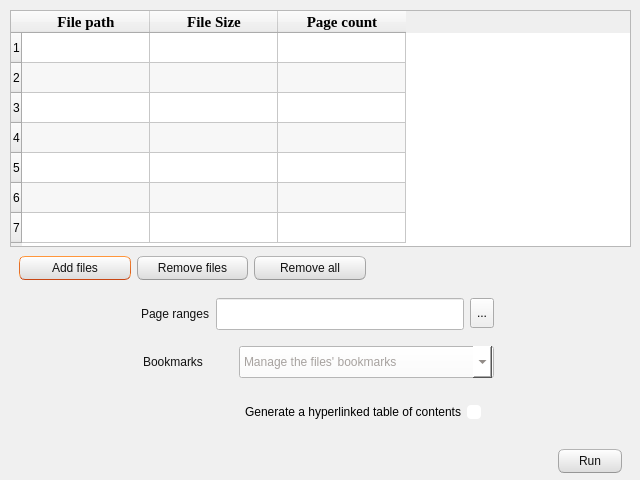
<?xml version="1.0" encoding="UTF-8"?>
<ui version="4.0">
 <class>merge</class>
 <widget class="QDialog" name="merge">
  <property name="geometry">
   <rect>
    <x>0</x>
    <y>0</y>
    <width>640</width>
    <height>480</height>
   </rect>
  </property>
  <property name="minimumSize">
   <size>
    <width>640</width>
    <height>480</height>
   </size>
  </property>
  <property name="maximumSize">
   <size>
    <width>640</width>
    <height>480</height>
   </size>
  </property>
  <property name="baseSize">
   <size>
    <width>640</width>
    <height>480</height>
   </size>
  </property>
  <property name="windowTitle">
   <string>Merge PDF files</string>
  </property>
  <property name="windowIcon">
   <iconset resource="media.qrc">
    <normaloff>:/media/merge.svg</normaloff>:/media/merge.svg</iconset>
  </property>
  <property name="styleSheet">
   <string notr="true">/*
Ubuntu Style Sheet for QT Applications
Author: Jaime A. Quiroga P.
Company: GTRONICK
Last updated: 01/10/2021 (dd/mm/yyyy), 15:18.
Available at: https://github.com/GTRONICK/QSS/blob/master/Ubuntu.qss
*/
QMainWindow {
	background-color:#f0f0f0;
}
QCheckBox {
	padding:2px;
}
QCheckBox:hover {
	border:1px solid rgb(255,150,60);
	border-radius:4px;
	padding: 1px;
	background-color:qlineargradient(spread:pad, x1:0.5, y1:1, x2:0.5, y2:0, stop:0 rgba(190, 90, 50, 50), stop:1 rgba(250, 130, 40, 50));
}
QCheckBox::indicator:checked {
	border:1px solid rgb(246, 134, 86);
	border-radius:4px;
  	background-color:rgb(246, 134, 86)
}
QCheckBox::indicator:unchecked {
	border-width:1px solid rgb(246, 134, 86);
	border-radius:4px;
  	background-color:rgb(255,255,255);
}
QColorDialog {
	background-color:#f0f0f0;
}
QComboBox {
	color:rgb(81,72,65);
	background: #ffffff;
}
QComboBox:editable {
	selection-color:rgb(81,72,65);
	selection-background-color: #ffffff;
}
QComboBox QAbstractItemView {
	selection-color: #ffffff;
	selection-background-color: rgb(246, 134, 86);
}
QComboBox:!editable:on, QComboBox::drop-down:editable:on {
	color:  #1e1d23;	
}
QDateTimeEdit, QDateEdit, QDoubleSpinBox, QFontComboBox {
	color:rgb(81,72,65);
	background-color: #ffffff;
}

QDialog {
	background-color:#f0f0f0;
}

QLabel,QLineEdit {
	color:rgb(17,17,17);
}
QLineEdit {
	background-color:rgb(255,255,255);
	selection-background-color:rgb(236,116,64);
}
QMenuBar {
	color:rgb(223,219,210);
	background-color:rgb(65,64,59);
}
QMenuBar::item {
	padding-top:4px;
	padding-left:4px;
	padding-right:4px;
	color:rgb(223,219,210);
	background-color:rgb(65,64,59);
}
QMenuBar::item:selected {
	color:rgb(255,255,255);
	padding-top:2px;
	padding-left:2px;
	padding-right:2px;
	border-top-width:2px;
	border-left-width:2px;
	border-right-width:2px;
	border-top-right-radius:4px;
	border-top-left-radius:4px;
	border-style:solid;
	background-color:rgb(65,64,59);
	border-top-color: rgb(47,47,44);
	border-right-color: qlineargradient(spread:pad, x1:0, y1:1, x2:1, y2:0, stop:0 rgba(90, 87, 78, 255), stop:1 rgba(47,47,44, 255));
	border-left-color:  qlineargradient(spread:pad, x1:1, y1:0, x2:0, y2:0, stop:0 rgba(90, 87, 78, 255), stop:1 rgba(47,47,44, 255));
}
QMenu {
	color:rgb(223,219,210);
	background-color:rgb(65,64,59);
}
QMenu::item {
	color:rgb(223,219,210);
	padding:4px 10px 4px 20px;
}
QMenu::item:selected {
	color:rgb(255,255,255);
	background-color: qlineargradient(spread:pad, x1:0.5, y1:1, x2:0.5, y2:0, stop:0 rgba(225, 108, 54, 255), stop:1 rgba(246, 134, 86, 255));
	border-style:solid;
	border-width:3px;
	padding:4px 7px 4px 17px;
	border-bottom-color:qlineargradient(spread:pad, x1:0.5, y1:1, x2:0.5, y2:0, stop:0 rgba(175,85,48,255), stop:1 rgba(236,114,67, 255));
	border-top-color:qlineargradient(spread:pad, x1:0.5, y1:1, x2:0.5, y2:0, stop:0 rgba(253,156,113,255), stop:1 rgba(205,90,46, 255));
	border-right-color:qlineargradient(spread:pad, x1:0, y1:0.5, x2:1, y2:0.5, stop:0 rgba(253,156,113,255), stop:1 rgba(205,90,46, 255));
	border-left-color:qlineargradient(spread:pad, x1:1, y1:0.5, x2:0, y2:0.5, stop:0 rgba(253,156,113,255), stop:1 rgba(205,90,46, 255));
}
QPlainTextEdit {
	border: 1px solid transparent;
	color:rgb(17,17,17);
	selection-background-color:rgb(236,116,64);
    background-color: #FFFFFF;
}
QProgressBar {
	text-align: center;
	color: rgb(0, 0, 0);
	border: 1px inset rgb(150,150,150); 
	border-radius: 10px;
	background-color:rgb(221,221,219);
}
QProgressBar::chunk:horizontal {
	background-color: qlineargradient(spread:pad, x1:0.5, y1:1, x2:0.5, y2:0, stop:0 rgba(225, 108, 54, 255), stop:1 rgba(246, 134, 86, 255));
	border:1px solid;
	border-radius:8px;
	border-bottom-color:qlineargradient(spread:pad, x1:0.5, y1:1, x2:0.5, y2:0, stop:0 rgba(175,85,48,255), stop:1 rgba(236,114,67, 255));
	border-top-color:qlineargradient(spread:pad, x1:0.5, y1:1, x2:0.5, y2:0, stop:0 rgba(253,156,113,255), stop:1 rgba(205,90,46, 255));
	border-right-color:qlineargradient(spread:pad, x1:0, y1:0.5, x2:1, y2:0.5, stop:0 rgba(253,156,113,255), stop:1 rgba(205,90,46, 255));
	border-left-color:qlineargradient(spread:pad, x1:1, y1:0.5, x2:0, y2:0.5, stop:0 rgba(253,156,113,255), stop:1 rgba(205,90,46, 255));
}
QPushButton{
	color:rgb(17,17,17);
	border-width: 1px;
	border-radius: 6px;
	border-bottom-color: rgb(150,150,150);
	border-right-color: rgb(165,165,165);
	border-left-color: rgb(165,165,165);
	border-top-color: rgb(180,180,180);
	border-style: solid;
	padding: 4px;
	background-color: qlineargradient(spread:pad, x1:0.5, y1:1, x2:0.5, y2:0, stop:0 rgba(220, 220, 220, 255), stop:1 rgba(255, 255, 255, 255));
}
QPushButton:hover{
	color:rgb(17,17,17);
	border-width: 1px;
	border-radius:6px;
	border-top-color: rgb(255,150,60);
	border-right-color: qlineargradient(spread:pad, x1:0, y1:1, x2:1, y2:0, stop:0 rgba(200, 70, 20, 255), stop:1 rgba(255,150,60, 255));
	border-left-color:  qlineargradient(spread:pad, x1:1, y1:0, x2:0, y2:0, stop:0 rgba(200, 70, 20, 255), stop:1 rgba(255,150,60, 255));
	border-bottom-color: rgb(200,70,20);
	border-style: solid;
	padding: 2px;
	background-color: qlineargradient(spread:pad, x1:0.5, y1:1, x2:0.5, y2:0, stop:0 rgba(220, 220, 220, 255), stop:1 rgba(255, 255, 255, 255));
}
QPushButton:default{
	color:rgb(17,17,17);
	border-width: 1px;
	border-radius:6px;
	border-top-color: rgb(255,150,60);
	border-right-color: qlineargradient(spread:pad, x1:0, y1:1, x2:1, y2:0, stop:0 rgba(200, 70, 20, 255), stop:1 rgba(255,150,60, 255));
	border-left-color:  qlineargradient(spread:pad, x1:1, y1:0, x2:0, y2:0, stop:0 rgba(200, 70, 20, 255), stop:1 rgba(255,150,60, 255));
	border-bottom-color: rgb(200,70,20);
	border-style: solid;
	padding: 2px;
	background-color: qlineargradient(spread:pad, x1:0.5, y1:1, x2:0.5, y2:0, stop:0 rgba(220, 220, 220, 255), stop:1 rgba(255, 255, 255, 255));
}
QPushButton:pressed{
	color:rgb(17,17,17);
	border-width: 1px;
	border-radius: 6px;
	border-width: 1px;
	border-top-color: rgba(255,150,60,200);
	border-right-color: qlineargradient(spread:pad, x1:0, y1:1, x2:1, y2:0, stop:0 rgba(200, 70, 20, 255), stop:1 rgba(255,150,60, 200));
	border-left-color:  qlineargradient(spread:pad, x1:1, y1:0, x2:0, y2:0, stop:0 rgba(200, 70, 20, 255), stop:1 rgba(255,150,60, 200));
	border-bottom-color: rgba(200,70,20,200);
	border-style: solid;
	padding: 2px;
	background-color: qlineargradient(spread:pad, x1:0.5, y1:0, x2:0.5, y2:1, stop:0 rgba(220, 220, 220, 255), stop:1 rgba(255, 255, 255, 255));
}
QPushButton:disabled{
	color:rgb(174,167,159);
	border-width: 1px;
	border-radius: 6px;
	background-color: qlineargradient(spread:pad, x1:0.5, y1:1, x2:0.5, y2:0, stop:0 rgba(200, 200, 200, 255), stop:1 rgba(230, 230, 230, 255));
}
QRadioButton {
	padding: 1px;
}
QRadioButton::indicator:checked {
	height: 10px;
	width: 10px;
	border-style:solid;
	border-radius:5px;
	border-width: 1px;
	border-color: rgba(246, 134, 86, 255);
	color: #a9b7c6;
	background-color:rgba(246, 134, 86, 255);
}
QRadioButton::indicator:!checked {
	height: 10px;
	width: 10px;
	border-style:solid;
	border-radius:5px;
	border-width: 1px;
	border-color: rgb(246, 134, 86);
	color: #a9b7c6;
	background-color: transparent;
}
QScrollArea {
	color: white;
	background-color:#f0f0f0;
}
QSlider::groove {
	border-style: solid;
	border-width: 1px;
	border-color: rgb(207,207,207);
}
QSlider::groove:horizontal {
	height: 5px;
	background: rgb(246, 134, 86);
}
QSlider::groove:vertical {
	width: 5px;
	background: rgb(246, 134, 86);
}
QSlider::handle:horizontal {
	background: rgb(253,253,253);
	border-style: solid;
	border-width: 1px;
	border-color: rgb(207,207,207);
	width: 12px;
	margin: -5px 0;
	border-radius: 7px;
}
QSlider::handle:vertical {
	background: rgb(253,253,253);
	border-style: solid;
	border-width: 1px;
	border-color: rgb(207,207,207);
	height: 12px;
	margin: 0 -5px;
	border-radius: 7px;
}
QSlider::add-page:horizontal, QSlider::add-page:vertical {
 	background: white;
}
QSlider::sub-page:horizontal, QSlider::sub-page:vertical {
	background: rgb(246, 134, 86);
}
QStatusBar, QSpinBox {
	color:rgb(81,72,65);
}
QSpinBox {
	background-color: #ffffff;
}
QScrollBar:horizontal {
	max-height: 20px;
	border: 1px transparent;
	margin: 0px 20px 0px 20px;
}
QScrollBar::handle:horizontal {
	background: rgb(253,253,253);
	border: 1px solid rgb(207,207,207);
	border-radius: 7px;
	min-width: 25px;
}
QScrollBar::handle:horizontal:hover {
	background: rgb(253,253,253);
	border: 1px solid rgb(255,150,60);
	border-radius: 7px;
	min-width: 25px;
}
QScrollBar::add-line:horizontal {
  	border: 1px solid rgb(207,207,207);
  	border-top-right-radius: 7px;
  	border-top-left-radius: 7px;
  	border-bottom-right-radius: 7px;
  	background: rgb(255, 255, 255);
  	width: 20px;
  	subcontrol-position: right;
  	subcontrol-origin: margin;
}
QScrollBar::add-line:horizontal:hover {
  	border: 1px solid rgb(255,150,60);
  	border-top-right-radius: 7px;
  	border-top-left-radius: 7px;
  	border-bottom-right-radius: 7px;
  	background: rgb(255, 255, 255);
  	width: 20px;
  	subcontrol-position: right;
  	subcontrol-origin: margin;
}
QScrollBar::add-line:horizontal:pressed {
  	border: 1px solid grey;
  	border-top-left-radius: 7px;
  	border-top-right-radius: 7px;
  	border-bottom-right-radius: 7px;
  	background: rgb(231,231,231);
  	width: 20px;
  	subcontrol-position: right;
  	subcontrol-origin: margin;
}
QScrollBar::sub-line:horizontal {
  	border: 1px solid rgb(207,207,207);
  	border-top-right-radius: 7px;
  	border-top-left-radius: 7px;
  	border-bottom-left-radius: 7px;
  	background: rgb(255, 255, 255);
  	width: 20px;
  	subcontrol-position: left;
  	subcontrol-origin: margin;
}
QScrollBar::sub-line:horizontal:hover {
  	border: 1px solid rgb(255,150,60);
  	border-top-right-radius: 7px;
  	border-top-left-radius: 7px;
  	border-bottom-left-radius: 7px;
  	background: rgb(255, 255, 255);
  	width: 20px;
  	subcontrol-position: left;
  	subcontrol-origin: margin;
}
QScrollBar::sub-line:horizontal:pressed {
  	border: 1px solid grey;
  	border-top-right-radius: 7px;
  	border-top-left-radius: 7px;
  	border-bottom-left-radius: 7px;
  	background: rgb(231,231,231);
  	width: 20px;
  	subcontrol-position: left;
  	subcontrol-origin: margin;
}
QScrollBar::left-arrow:horizontal {
  	border: 1px transparent grey;
  	border-top-left-radius: 3px;
  	border-bottom-left-radius: 3px;
  	width: 6px;
  	height: 6px;
  	background: rgb(230,230,230);
}
QScrollBar::right-arrow:horizontal {
	border: 1px transparent grey;
	border-top-right-radius: 3px;
	border-bottom-right-radius: 3px;
  	width: 6px;
  	height: 6px;
 	background: rgb(230,230,230);
}
QScrollBar::add-page:horizontal, QScrollBar::sub-page:horizontal {
 	background: none;
} 
QScrollBar:vertical {
	max-width: 20px;
	border: 1px transparent grey;
	margin: 20px 0px 20px 0px;
}
QScrollBar::add-line:vertical {
	border: 1px solid;
	border-color: rgb(207,207,207);
	border-bottom-right-radius: 7px;
	border-bottom-left-radius: 7px;
	border-top-left-radius: 7px;
	background: rgb(255, 255, 255);
  	height: 20px;
  	subcontrol-position: bottom;
  	subcontrol-origin: margin;
}
QScrollBar::add-line:vertical:hover {
  	border: 1px solid;
  	border-color: rgb(255,150,60);
  	border-bottom-right-radius: 7px;
  	border-bottom-left-radius: 7px;
  	border-top-left-radius: 7px;
  	background: rgb(255, 255, 255);
  	height: 20px;
  	subcontrol-position: bottom;
  	subcontrol-origin: margin;
}
QScrollBar::add-line:vertical:pressed {
  	border: 1px solid grey;
  	border-bottom-left-radius: 7px;
  	border-bottom-right-radius: 7px;
  	border-top-left-radius: 7px;
  	background: rgb(231,231,231);
  	height: 20px;
  	subcontrol-position: bottom;
  	subcontrol-origin: margin;
}
QScrollBar::sub-line:vertical {
  	border: 1px solid rgb(207,207,207);
  	border-top-right-radius: 7px;
  	border-top-left-radius: 7px;
  	border-bottom-left-radius: 7px;
  	background: rgb(255, 255, 255);
  	height: 20px;
  	subcontrol-position: top;
  	subcontrol-origin: margin;
}
QScrollBar::sub-line:vertical:hover {
  	border: 1px solid rgb(255,150,60);
  	border-top-right-radius: 7px;
  	border-top-left-radius: 7px;
  	border-bottom-left-radius: 7px;
	background: rgb(255, 255, 255);
  	height: 20px;
  	subcontrol-position: top;
  	subcontrol-origin: margin;
}
QScrollBar::sub-line:vertical:pressed {
  	border: 1px solid grey;
  	border-top-left-radius: 7px;
  	border-top-right-radius: 7px;
  	background: rgb(231,231,231);
 	height: 20px;
  	subcontrol-position: top;
  	subcontrol-origin: margin;
}
QScrollBar::handle:vertical {
	background: rgb(253,253,253);
	border: 1px solid rgb(207,207,207);
	border-radius: 7px;
	min-height: 25px;
}
QScrollBar::handle:vertical:hover {
	background: rgb(253,253,253);
	border: 1px solid rgb(255,150,60);
	border-radius: 7px;
	min-height: 25px;
}
QScrollBar::up-arrow:vertical {
	border: 1px transparent grey;
  	border-top-left-radius: 3px;
	border-top-right-radius: 3px;
  	width: 6px;
  	height: 6px;
  	background: rgb(230,230,230);
}
QScrollBar::down-arrow:vertical {
  	border: 1px transparent grey;
  	border-bottom-left-radius: 3px;
  	border-bottom-right-radius: 3px;
  	width: 6px;
  	height: 6px;
  	background: rgb(230,230,230);
}
QScrollBar::add-page:vertical, QScrollBar::sub-page:vertical {
  	background: none;
}
QTabWidget {
	color:rgb(0,0,0);
	background-color:rgb(247,246,246);
}
QTabWidget::pane {
	border-color: rgb(180,180,180);
	background-color:rgb(247,246,246);
	border-style: solid;
	border-width: 1px;
  	border-radius: 6px;
}
QTabBar::tab {
	padding-left:4px;
	padding-right:4px;
	padding-bottom:2px;
	padding-top:2px;
	color:rgb(81,72,65);
  	background-color: qlineargradient(spread:pad, x1:0.5, y1:1, x2:0.5, y2:0, stop:0 rgba(221,218,217,255), stop:1 rgba(240,239,238,255));
	border-style: solid;
	border-width: 1px;
  	border-top-right-radius:4px;
	border-top-left-radius:4px;
	border-top-color: rgb(180,180,180);
	border-left-color: rgb(180,180,180);
	border-right-color: rgb(180,180,180);
	border-bottom-color: transparent;
}
QTabBar::tab:selected, QTabBar::tab:last:selected, QTabBar::tab:hover {
  	background-color:rgb(247,246,246);
  	margin-left: 0px;
  	margin-right: 1px;
}
QTabBar::tab:!selected {
	margin-top: 1px;
	margin-right: 1px;
}
QTextEdit {
	border-width: 1px;
	border-style: solid;
	border-color:transparent;
	color:rgb(17,17,17);
	selection-background-color:rgb(236,116,64);
}
QTimeEdit, QToolBox, QToolBox::tab, QToolBox::tab:selected {
	color:rgb(81,72,65);
	background-color: #ffffff;
}</string>
  </property>
  <widget class="QWidget" name="layoutWidget">
   <property name="geometry">
    <rect>
     <x>0</x>
     <y>-10</y>
     <width>641</width>
     <height>491</height>
    </rect>
   </property>
   <layout class="QVBoxLayout" name="vbox09">
    <property name="spacing">
     <number>0</number>
    </property>
    <property name="leftMargin">
     <number>10</number>
    </property>
    <property name="topMargin">
     <number>20</number>
    </property>
    <property name="rightMargin">
     <number>10</number>
    </property>
    <property name="bottomMargin">
     <number>2</number>
    </property>
    <item>
     <widget class="QTableWidget" name="tbl09">
      <property name="minimumSize">
       <size>
        <width>360</width>
        <height>128</height>
       </size>
      </property>
      <property name="maximumSize">
       <size>
        <width>720</width>
        <height>256</height>
       </size>
      </property>
      <property name="showDropIndicator" stdset="0">
       <bool>false</bool>
      </property>
      <property name="dragEnabled">
       <bool>true</bool>
      </property>
      <property name="dragDropOverwriteMode">
       <bool>false</bool>
      </property>
      <property name="dragDropMode">
       <enum>QAbstractItemView::InternalMove</enum>
      </property>
      <property name="alternatingRowColors">
       <bool>true</bool>
      </property>
      <property name="rowCount">
       <number>7</number>
      </property>
      <property name="columnCount">
       <number>3</number>
      </property>
      <attribute name="horizontalHeaderVisible">
       <bool>true</bool>
      </attribute>
      <attribute name="horizontalHeaderCascadingSectionResizes">
       <bool>false</bool>
      </attribute>
      <attribute name="horizontalHeaderMinimumSectionSize">
       <number>64</number>
      </attribute>
      <attribute name="horizontalHeaderDefaultSectionSize">
       <number>128</number>
      </attribute>
      <row/>
      <row/>
      <row/>
      <row/>
      <row/>
      <row/>
      <row/>
      <column>
       <property name="text">
        <string>File path</string>
       </property>
       <property name="font">
        <font>
         <family>Liberation Serif</family>
         <pointsize>11</pointsize>
         <italic>false</italic>
         <bold>true</bold>
        </font>
       </property>
      </column>
      <column>
       <property name="text">
        <string>File Size</string>
       </property>
       <property name="font">
        <font>
         <family>Liberation Serif</family>
         <pointsize>11</pointsize>
         <italic>false</italic>
         <bold>true</bold>
        </font>
       </property>
      </column>
      <column>
       <property name="text">
        <string>Page count</string>
       </property>
       <property name="font">
        <font>
         <family>Liberation Serif</family>
         <pointsize>11</pointsize>
         <italic>false</italic>
         <bold>true</bold>
        </font>
       </property>
      </column>
     </widget>
    </item>
    <item>
     <widget class="QFrame" name="hbox10">
      <property name="minimumSize">
       <size>
        <width>0</width>
        <height>24</height>
       </size>
      </property>
      <property name="maximumSize">
       <size>
        <width>16777215</width>
        <height>48</height>
       </size>
      </property>
      <layout class="QHBoxLayout" name="horizontalLayout_6">
       <item>
        <widget class="QPushButton" name="btn10a">
         <property name="minimumSize">
          <size>
           <width>96</width>
           <height>24</height>
          </size>
         </property>
         <property name="maximumSize">
          <size>
           <width>128</width>
           <height>32</height>
          </size>
         </property>
         <property name="layoutDirection">
          <enum>Qt::LeftToRight</enum>
         </property>
         <property name="text">
          <string>Add files</string>
         </property>
         <property name="icon">
          <iconset resource="media.qrc">
           <normaloff>:/media/add-document.svg</normaloff>:/media/add-document.svg</iconset>
         </property>
        </widget>
       </item>
       <item>
        <widget class="QPushButton" name="btn10b">
         <property name="minimumSize">
          <size>
           <width>96</width>
           <height>24</height>
          </size>
         </property>
         <property name="maximumSize">
          <size>
           <width>128</width>
           <height>32</height>
          </size>
         </property>
         <property name="text">
          <string>Remove files</string>
         </property>
         <property name="icon">
          <iconset resource="media.qrc">
           <normaloff>:/media/document-subtract.svg</normaloff>:/media/document-subtract.svg</iconset>
         </property>
        </widget>
       </item>
       <item>
        <widget class="QPushButton" name="btn10c">
         <property name="minimumSize">
          <size>
           <width>96</width>
           <height>24</height>
          </size>
         </property>
         <property name="maximumSize">
          <size>
           <width>128</width>
           <height>32</height>
          </size>
         </property>
         <property name="text">
          <string>Remove all</string>
         </property>
         <property name="icon">
          <iconset resource="media.qrc">
           <normaloff>:/media/clean.svg</normaloff>:/media/clean.svg</iconset>
         </property>
        </widget>
       </item>
       <item>
        <spacer name="hspc10">
         <property name="orientation">
          <enum>Qt::Horizontal</enum>
         </property>
         <property name="sizeType">
          <enum>QSizePolicy::Maximum</enum>
         </property>
         <property name="sizeHint" stdset="0">
          <size>
           <width>256</width>
           <height>20</height>
          </size>
         </property>
        </spacer>
       </item>
      </layout>
     </widget>
    </item>
    <item>
     <widget class="QFrame" name="qfrm11">
      <property name="minimumSize">
       <size>
        <width>0</width>
        <height>32</height>
       </size>
      </property>
      <property name="maximumSize">
       <size>
        <width>16777215</width>
        <height>48</height>
       </size>
      </property>
      <layout class="QHBoxLayout" name="horizontalLayout_2">
       <item>
        <spacer name="hspc11a">
         <property name="orientation">
          <enum>Qt::Horizontal</enum>
         </property>
         <property name="sizeType">
          <enum>QSizePolicy::Maximum</enum>
         </property>
         <property name="sizeHint" stdset="0">
          <size>
           <width>100</width>
           <height>20</height>
          </size>
         </property>
        </spacer>
       </item>
       <item>
        <widget class="QLabel" name="icon11">
         <property name="minimumSize">
          <size>
           <width>16</width>
           <height>16</height>
          </size>
         </property>
         <property name="maximumSize">
          <size>
           <width>24</width>
           <height>24</height>
          </size>
         </property>
         <property name="text">
          <string/>
         </property>
         <property name="pixmap">
          <pixmap resource="media.qrc">:/media/page-scroll.svg</pixmap>
         </property>
         <property name="scaledContents">
          <bool>true</bool>
         </property>
        </widget>
       </item>
       <item>
        <widget class="QLabel" name="label11">
         <property name="minimumSize">
          <size>
           <width>64</width>
           <height>32</height>
          </size>
         </property>
         <property name="maximumSize">
          <size>
           <width>96</width>
           <height>48</height>
          </size>
         </property>
         <property name="text">
          <string>Page ranges</string>
         </property>
        </widget>
       </item>
       <item>
        <widget class="QLineEdit" name="lineEdit11">
         <property name="minimumSize">
          <size>
           <width>128</width>
           <height>32</height>
          </size>
         </property>
         <property name="maximumSize">
          <size>
           <width>320</width>
           <height>48</height>
          </size>
         </property>
        </widget>
       </item>
       <item>
        <widget class="QToolButton" name="tool11">
         <property name="minimumSize">
          <size>
           <width>16</width>
           <height>16</height>
          </size>
         </property>
         <property name="maximumSize">
          <size>
           <width>32</width>
           <height>32</height>
          </size>
         </property>
         <property name="baseSize">
          <size>
           <width>24</width>
           <height>24</height>
          </size>
         </property>
         <property name="text">
          <string>...</string>
         </property>
         <property name="icon">
          <iconset resource="media.qrc">
           <normaloff>:/media/help.svg</normaloff>:/media/help.svg</iconset>
         </property>
         <property name="toolButtonStyle">
          <enum>Qt::ToolButtonIconOnly</enum>
         </property>
         <property name="autoRaise">
          <bool>false</bool>
         </property>
        </widget>
       </item>
       <item>
        <spacer name="hspc11b">
         <property name="orientation">
          <enum>Qt::Horizontal</enum>
         </property>
         <property name="sizeType">
          <enum>QSizePolicy::Minimum</enum>
         </property>
         <property name="sizeHint" stdset="0">
          <size>
           <width>128</width>
           <height>20</height>
          </size>
         </property>
        </spacer>
       </item>
      </layout>
     </widget>
    </item>
    <item>
     <layout class="QHBoxLayout" name="hbox13">
      <property name="leftMargin">
       <number>9</number>
      </property>
      <property name="topMargin">
       <number>9</number>
      </property>
      <property name="rightMargin">
       <number>9</number>
      </property>
      <property name="bottomMargin">
       <number>9</number>
      </property>
      <item>
       <spacer name="hspc13a">
        <property name="orientation">
         <enum>Qt::Horizontal</enum>
        </property>
        <property name="sizeType">
         <enum>QSizePolicy::Maximum</enum>
        </property>
        <property name="sizeHint" stdset="0">
         <size>
          <width>100</width>
          <height>10</height>
         </size>
        </property>
       </spacer>
      </item>
      <item>
       <widget class="QLabel" name="icon13">
        <property name="minimumSize">
         <size>
          <width>16</width>
          <height>16</height>
         </size>
        </property>
        <property name="maximumSize">
         <size>
          <width>24</width>
          <height>24</height>
         </size>
        </property>
        <property name="text">
         <string/>
        </property>
        <property name="pixmap">
         <pixmap resource="media.qrc">:/media/bookmark.svg</pixmap>
        </property>
        <property name="scaledContents">
         <bool>true</bool>
        </property>
       </widget>
      </item>
      <item>
       <widget class="QLabel" name="label13">
        <property name="minimumSize">
         <size>
          <width>64</width>
          <height>32</height>
         </size>
        </property>
        <property name="maximumSize">
         <size>
          <width>96</width>
          <height>48</height>
         </size>
        </property>
        <property name="text">
         <string>Bookmarks</string>
        </property>
       </widget>
      </item>
      <item>
       <widget class="QComboBox" name="combo13">
        <property name="minimumSize">
         <size>
          <width>128</width>
          <height>32</height>
         </size>
        </property>
        <property name="maximumSize">
         <size>
          <width>320</width>
          <height>48</height>
         </size>
        </property>
        <property name="currentIndex">
         <number>-1</number>
        </property>
        <property name="placeholderText">
         <string>Manage the files' bookmarks</string>
        </property>
        <item>
         <property name="text">
          <string>merge the existing bookmarks</string>
         </property>
        </item>
        <item>
         <property name="text">
          <string>discard all existing bookmarks</string>
         </property>
        </item>
        <item>
         <property name="text">
          <string>replace with one entry for each file</string>
         </property>
        </item>
       </widget>
      </item>
      <item>
       <spacer name="hspc13b">
        <property name="orientation">
         <enum>Qt::Horizontal</enum>
        </property>
        <property name="sizeType">
         <enum>QSizePolicy::Minimum</enum>
        </property>
        <property name="sizeHint" stdset="0">
         <size>
          <width>128</width>
          <height>10</height>
         </size>
        </property>
       </spacer>
      </item>
     </layout>
    </item>
    <item>
     <layout class="QHBoxLayout" name="hbox14">
      <property name="leftMargin">
       <number>9</number>
      </property>
      <property name="topMargin">
       <number>9</number>
      </property>
      <property name="rightMargin">
       <number>9</number>
      </property>
      <property name="bottomMargin">
       <number>9</number>
      </property>
      <item>
       <spacer name="hspc14a">
        <property name="orientation">
         <enum>Qt::Horizontal</enum>
        </property>
        <property name="sizeType">
         <enum>QSizePolicy::Maximum</enum>
        </property>
        <property name="sizeHint" stdset="0">
         <size>
          <width>100</width>
          <height>10</height>
         </size>
        </property>
       </spacer>
      </item>
      <item>
       <widget class="QLabel" name="icon14">
        <property name="minimumSize">
         <size>
          <width>16</width>
          <height>16</height>
         </size>
        </property>
        <property name="maximumSize">
         <size>
          <width>24</width>
          <height>24</height>
         </size>
        </property>
        <property name="text">
         <string/>
        </property>
        <property name="pixmap">
         <pixmap resource="media.qrc">:/media/table-of-contents.svg</pixmap>
        </property>
        <property name="scaledContents">
         <bool>true</bool>
        </property>
       </widget>
      </item>
      <item>
       <widget class="QCheckBox" name="check14">
        <property name="minimumSize">
         <size>
          <width>128</width>
          <height>32</height>
         </size>
        </property>
        <property name="maximumSize">
         <size>
          <width>320</width>
          <height>48</height>
         </size>
        </property>
        <property name="baseSize">
         <size>
          <width>0</width>
          <height>32</height>
         </size>
        </property>
        <property name="layoutDirection">
         <enum>Qt::RightToLeft</enum>
        </property>
        <property name="text">
         <string>Generate a hyperlinked table of contents</string>
        </property>
        <property name="shortcut">
         <string notr="true"/>
        </property>
       </widget>
      </item>
      <item>
       <spacer name="hspc14b">
        <property name="orientation">
         <enum>Qt::Horizontal</enum>
        </property>
        <property name="sizeType">
         <enum>QSizePolicy::Minimum</enum>
        </property>
        <property name="sizeHint" stdset="0">
         <size>
          <width>128</width>
          <height>10</height>
         </size>
        </property>
       </spacer>
      </item>
     </layout>
    </item>
    <item>
     <widget class="QFrame" name="qfrm15">
      <property name="minimumSize">
       <size>
        <width>0</width>
        <height>24</height>
       </size>
      </property>
      <property name="maximumSize">
       <size>
        <width>16777215</width>
        <height>48</height>
       </size>
      </property>
      <property name="layoutDirection">
       <enum>Qt::LeftToRight</enum>
      </property>
      <layout class="QHBoxLayout" name="horizontalLayout">
       <property name="spacing">
        <number>6</number>
       </property>
       <property name="topMargin">
        <number>12</number>
       </property>
       <property name="bottomMargin">
        <number>6</number>
       </property>
       <item>
        <spacer name="hspc15">
         <property name="orientation">
          <enum>Qt::Horizontal</enum>
         </property>
         <property name="sizeHint" stdset="0">
          <size>
           <width>40</width>
           <height>20</height>
          </size>
         </property>
        </spacer>
       </item>
       <item>
        <widget class="QPushButton" name="btn15">
         <property name="minimumSize">
          <size>
           <width>64</width>
           <height>24</height>
          </size>
         </property>
         <property name="maximumSize">
          <size>
           <width>64</width>
           <height>32</height>
          </size>
         </property>
         <property name="text">
          <string>Run</string>
         </property>
         <property name="icon">
          <iconset resource="media.qrc">
           <normaloff>:/media/merge.svg</normaloff>:/media/merge.svg</iconset>
         </property>
        </widget>
       </item>
      </layout>
     </widget>
    </item>
   </layout>
  </widget>
 </widget>
 <resources>
  <include location="media.qrc"/>
 </resources>
 <connections/>
</ui>
